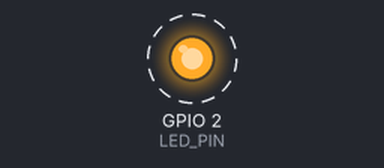
The sketch below on a simulated ESP32. Shown: output pins drawn as LEDs (lit = HIGH). Dashed ring = blinking. What the sketch prints to the serial monitor is not drawn.

Above: at 0.2 s.
Timing chart, 0 to 3.0 s (numbered marks = the images above):
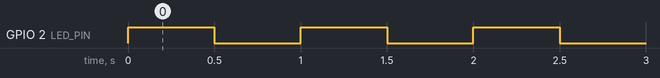

Measured:
- by itself, GPIO 2 (LED_PIN): alternates HIGH for 0.50 s and LOW for 0.50 s

The sketch:

E2_Blink.ino
```cpp
// E2: Blink com ESP32
// LED pisca a 1 Hz (500ms ligado, 500ms desligado)

const int LED_PIN = 2; // LED embutido no ESP32

void setup() {
  pinMode(LED_PIN, OUTPUT);
  Serial.begin(115200);
  Serial.println("Blink iniciado!");
}

void loop() {
  digitalWrite(LED_PIN, HIGH);
  delay(500); // 500ms ligado

  digitalWrite(LED_PIN, LOW);
  delay(500); // 500ms desligado
}
```

E1_LED_Estatico.ino
```cpp
// E1: LED Estático
// Circuito: 5V → Resistor 220Ω → LED (+) → LED (-) → GND
// Não precisa de código - LED acende direto na fonte

// Este arquivo é apenas referência visual
// O circuito é feito na protoboard sem microcontrolador

/*
  Montagem:
  5V ───[220Ω]─── LED(+) ─── LED(-) ─── GND

  Verificação com multímetro:
  - Tensão no LED: ~2V
  - Corrente: (5V - 2V) / 220Ω = 13.6mA
  - Resistor: 220Ω (mais seguro que 150Ω calculado)
*/
```
